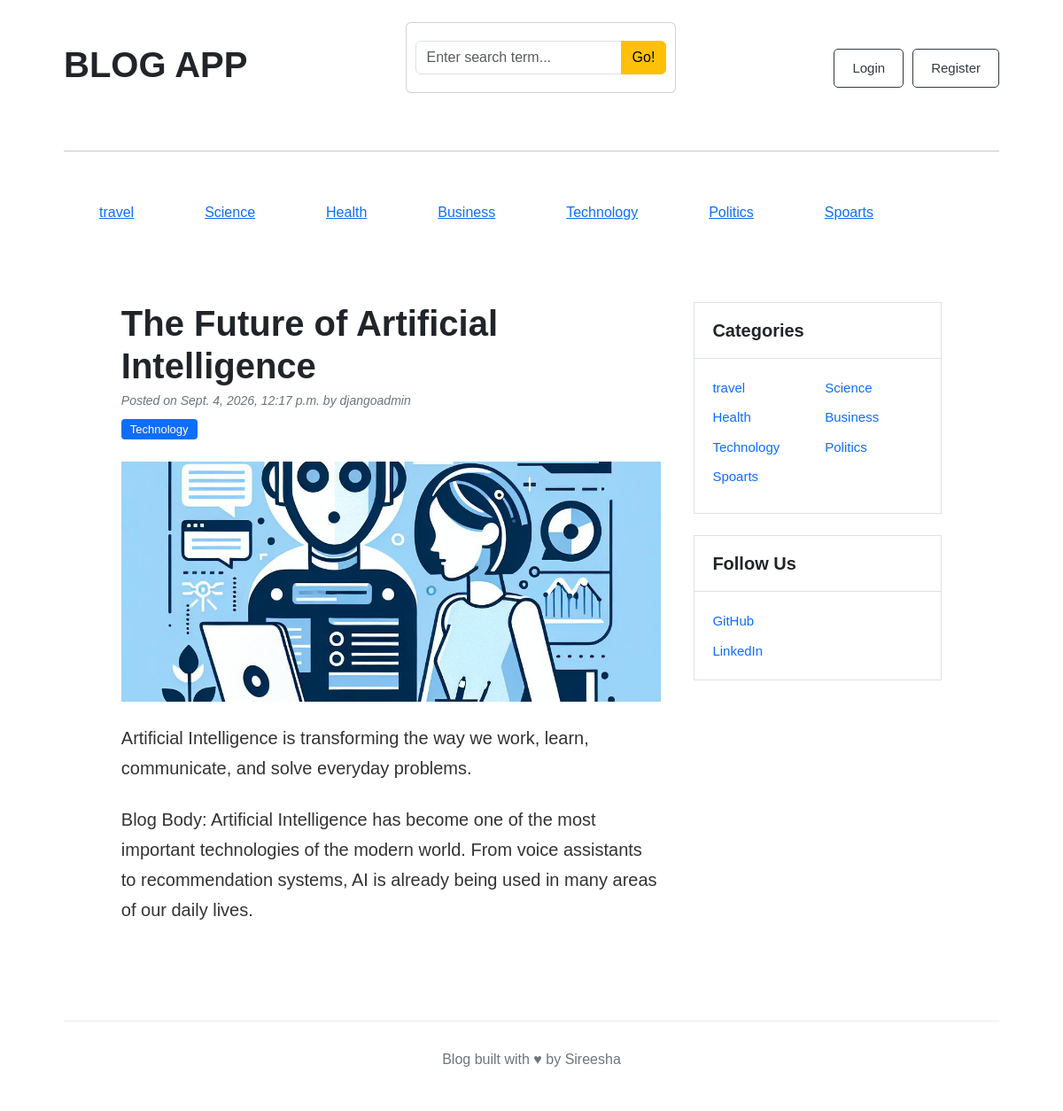
The app's page /blog/the-future-of-artificial-intelligence with its own data.
### blogs/models.py (models this page shows, shortened)
class category(models.Model):
    category_name = models.CharField(max_length = 40,unique = True)
    created_at = models.DateTimeField(auto_now_add=True)
    updated_at = models.DateTimeField(auto_now = True)
    class Meta:
        verbose_name_plural='categories'
    def __str__(self):
        return self.category_name

class Blog(models.Model):
    title = models.CharField(max_length=100)
    slug = models.SlugField(max_length=150, unique=True, blank=True)
    category = models.ForeignKey(category, on_delete=models.CASCADE)
    author  = models.ForeignKey(User, on_delete=models.CASCADE)
    featured_image = models.ImageField(upload_to='uploads/%Y/%m/%d')
    short_description = models.TextField(max_length=500)
    blog_body = models.TextField(max_length=2000)
    status = models.CharField(max_length=20, choices=STATUS_CHOICES, default="Draft")
    is_featured = models.BooleanField(default=False)
    created_at = models.DateTimeField(auto_now_add=True)
    updated_at = models.DateTimeField(auto_now=True)

### blogs/views.py (the view)
# urls.py: path('blog/<slug:slug>',views.single_blog,name='single_blog'),
def single_blog(req,slug):
    slug_data = get_object_or_404(Blog,slug=slug)
    return render(req,'blogs.html',{'slug_data':slug_data})

### blogs/context_processors.py (called while the page is built)
def get_categories(request):
    categories = category.objects.all()
    return dict(categories=categories)

def searching(request):
    keyword = request.GET.get('keyword')
    print(keyword)
    return dict(keyword = keyword)

### blogs/Templates/blogs.html
{% extends 'base.html' %}
{% block content %}
<div class="container blog-detail-container mt-5">
    <div class="row">
        <div class="col-lg-8">
            <article>
                <header class="mb-4">
                    <h1 class="fw-bolder mb-1">
                        {{ slug_data.title }}
                    </h1>
                    <div class="text-muted fst-italic mb-2">
                        Posted on {{ slug_data.created_at }}
                        by {{ slug_data.author }}
                    </div>
                    <a
                        class="badge bg-primary text-decoration-none"
                        href="#"
                    >
                        {{ slug_data.category }}
                    </a>
                </header>
                <figure class="mb-4">
                    <img
                        class="img-fluid"
                        src="{{ slug_data.featured_image.url }}"
                        alt="{{ slug_data.title }}"
                    >
                </figure>
                <section class="mb-5">
                    <p class="fs-5 mb-4">
                        {{ slug_data.short_description }}
                    </p>
                    <p class="fs-5 mb-4">
                        {{ slug_data.blog_body }}
                    </p>
                </section>
            </article>
        </div>
        <div class="col-lg-4 sidebar">
            <div class="card mb-4">
                <div class="card-header">
                    Categories
                </div>
                <div class="card-body">
                    <div class="row">
                        {% for cat in categories %}
                        <div class="col-sm-6 mb-2">
                            <a href="{% url 'category_pages' cat.id %}">
                                {{ cat.category_name }}
                            </a>
                        </div>
                        {% endfor %}
                    </div>
                </div>
            </div>
            <div class="card mb-4">
                <div class="card-header">
                    Follow Us
                </div>
                <div class="card-body">
                    <ul class="list-unstyled mb-0">
                        <li class="mb-2">
                            <a href="#">
                                GitHub
                            </a>
                        </li>
                        <li>
                            <a href="#">
                                LinkedIn
                            </a>
                        </li>
                    </ul>
                </div>
            </div>
        </div>
    </div>
</div>
{% endblock %}

### blogs/Templates/base.html (shortened to what this page needs)
{% load static %}
<!DOCTYPE html>
<html lang="en">
<head>
     <link href="https://cdn.jsdelivr.net/npm/bootstrap@5.3.8/dist/css/bootstrap.min.css"
          rel="stylesheet">
     <link rel="stylesheet" href="https://cdnjs.cloudflare.com/ajax/libs/font-awesome/6.7.2/css/all.min.css">
<link rel="stylesheet" href="{% static 'css/blog.css' %}">
</head>
<body>
<main class="container">
    <div class="nav">
       <h2>BLOG APP</h2>
            <div class="card mb-4">
                <div class="card-body">
                    <form method="GET" action="{% url 'search'%}">
                        <div class="input-group">
                            <input class="form-control" type="text" value="{{keyword|default:''}}" name="keyword" placeholder="Enter search term...">
                            <button class="btn btn-warning"type="submit">
                                Go!
                            </button>
                        </div>
                    </form>
                </div>
            </div>
            <div class="buttons">
        {% if not user.is_authenticated %}
        <a href="{% url 'login' %}">
            <button class="btn btn-warning">Login</button>
        </a>
        <a href="{% url 'register' %}">
            <button class="btn btn-warning">Register</button>
        </a>
        {% endif %}
        </div>
</div>
<hr>
<div class="topics">
            {% for topic in  categories %}
               <a href="{% url 'category_pages' topic.id%}" style="margin:40px">{{topic.category_name}}</a>
            {% endfor %}
</div>
 {% block content %}
 {% endblock %}
<footer>
    <p>
        Blog built with ♥ by Sireesha
    </p>
</footer>
</body>
</html>

### blogs/static/css/blog.css (style rules this page uses)
* { box-sizing: border-box; margin: 0; padding: 0; }
body { font-family: Arial, Helvetica, sans-serif; background-color: #ffffff; color: #212529; line-height: 1.6; }
.nav { display: flex; align-items: center; justify-content: space-between; padding: 25px 0; }
.nav h2 { font-size: 40px; font-weight: bold; }
.buttons { display: flex; gap: 10px; }
.buttons button { padding: 10px 20px; border: 1px solid #343a40; border-radius: 5px; background-color: white; color: #343a40; font-size: 15px; cursor: pointer; }
.topics { display:flex }
.container { width: 90%; max-width: 1140px; margin: 0 auto; }
.card-body { padding: 20px 10px; }
footer { margin-top: 60px; padding: 30px; border-top: 1px solid #eeeeee; text-align: center; color: #6c757d; }
* { box-sizing: border-box; }
.blog-detail-container { max-width: 1140px; }
.blog-detail-container article { width: 100%; }
.blog-detail-container article h1 { font-size: 40px; font-weight: 700; line-height: 1.2; color: #212529; margin-bottom: 8px; }
.blog-detail-container article .text-muted { font-size: 14px; color: #6c757d !important; margin-bottom: 10px; }
.blog-detail-container article .badge { display: inline-block; background-color: #0d6efd !important; color: #ffffff !important; font-size: 13px; font-weight: 500; padding: 5px 10px; border-radius: 4px; text-decoration: none; }
.blog-detail-container article figure { width: 100%; margin: 20px 0 25px 0; }
.blog-detail-container article figure img { width: 100%; aspect-ratio: 900 / 400; object-fit: cover; display: block; border-radius: 0 !important; }
.blog-detail-container article section { margin-top: 10px; }
.blog-detail-container article section p { font-size: 18px; line-height: 1.7; color: #333333; margin-bottom: 20px; }
.blog-detail-container .sidebar { padding-left: 25px; }
.blog-detail-container .card { background-color: #ffffff; border: 1px solid #dee2e6; border-radius: 0; box-shadow: none; }
.blog-detail-container .card-header { background-color: #ffffff; border-bottom: 1px solid #dee2e6; color: #212529; font-size: 20px; font-weight: 600; padding: 15px 20px; }
.blog-detail-container .card-body { padding: 20px; }
.blog-detail-container .card .row { margin-left: -8px; margin-right: -8px; }
.blog-detail-container .card .row > div { padding-left: 8px; padding-right: 8px; }
.blog-detail-container .card a { color: #0d6efd; text-decoration: none; font-size: 15px; }
.blog-detail-container .card ul { padding: 0; margin: 0; }
.blog-detail-container .card ul li { list-style: none; }
.blog-detail-container .card ul li a { color: #0d6efd; }

### records on screen
category: category_name "travel"
category: category_name "Science"
category: category_name "Health"
category: category_name "Business"
category: category_name "Technology"
category: category_name "Politics"
category: category_name "Spoarts"
Blog: title "The Future of Artificial Intelligence", created_at "Sept. 4, 2026, 12:17 p.m.", author "djangoadmin", category "Technology", featured_image (picture), short_description "Artificial Intelligence is transforming the way we work, learn, communicate, and solve everyday problems.", blog_body "Blog Body: Artificial Intelligence has become one of the most important technologies of the modern world. From voice assistants to recommendation systems, AI is already being used in many areas of our daily lives."
